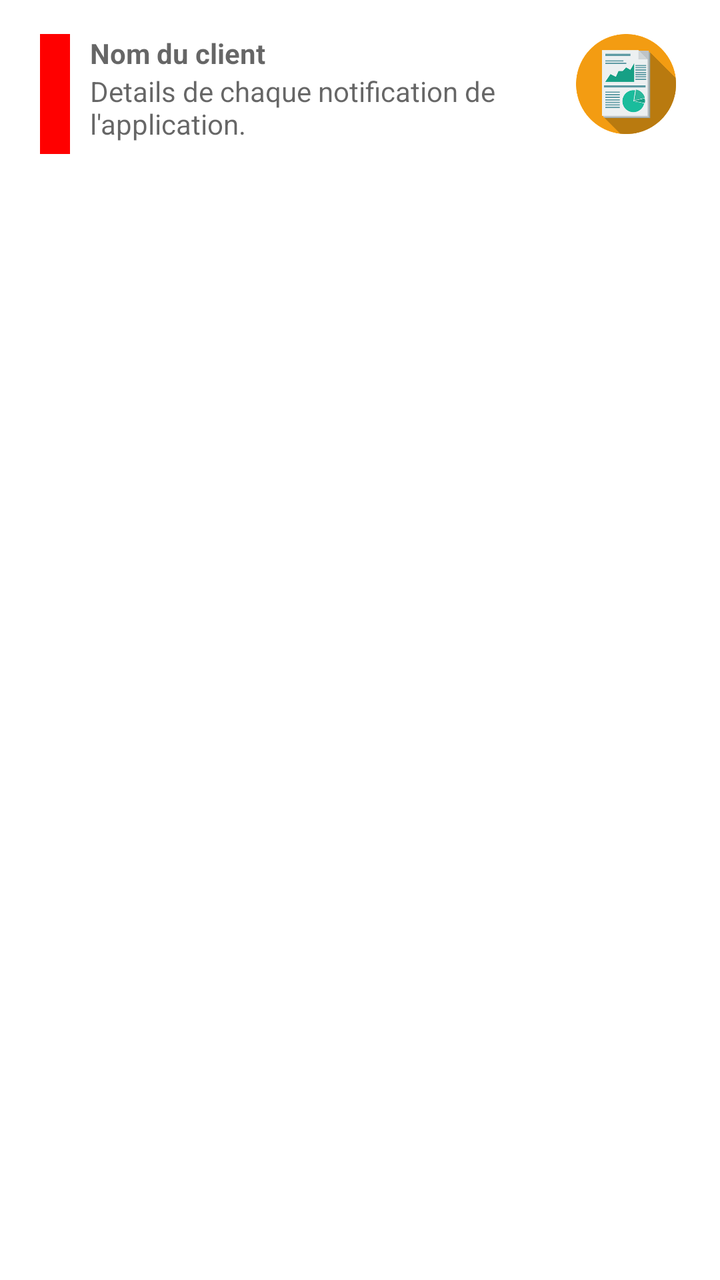
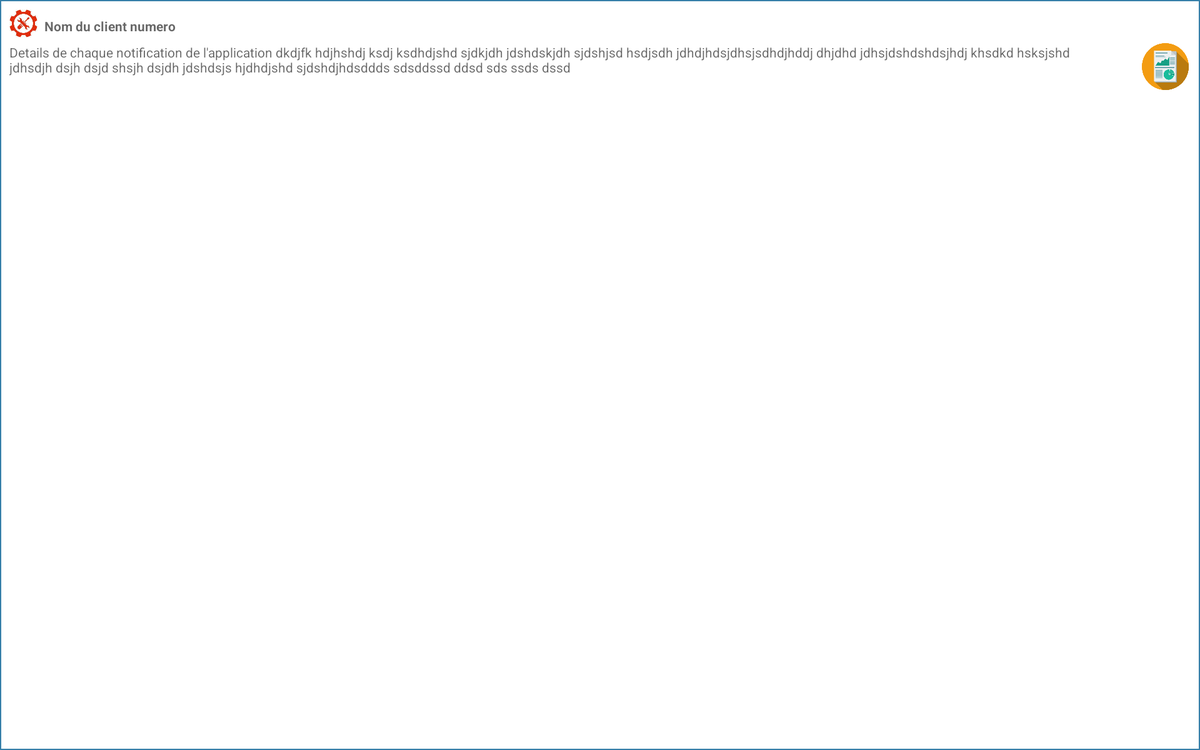

Compare how this app lays out the same screen by default and in its alternative resource folder. The renders come first, then the two layout files and the values they reference.
<!-- AndroidManifest.xml: application theme AppTheme -->
<!-- res/layout/liste_tache_layout.xml -->
<?xml version="1.0" encoding="utf-8"?>
<RelativeLayout xmlns:android="http://schemas.android.com/apk/res/android"
    android:layout_width="match_parent"
    android:layout_height="match_parent"
    android:orientation="vertical"
    android:paddingTop="10dp"
    android:paddingRight="20dp"
    android:paddingLeft="20dp"
    android:background="#FFF"
    android:paddingBottom="10dp"
    android:id="@+id/rLayout">

        <LinearLayout
            android:layout_width="match_parent"
            android:layout_height="wrap_content"
            android:orientation="horizontal"
            android:weightSum="10"
            android:paddingTop="7dp"
            android:id="@+id/global_l"
            android:baselineAligned="false">

            <RelativeLayout
                android:layout_width="0dp"
                android:layout_height="wrap_content"
                android:layout_weight="10">

                <View
                    android:layout_width="15dp"
                    android:layout_height="60dp"
                    android:id="@+id/view_priorite"
                    android:background="#F00"
                    android:layout_alignParentTop="true"
                    android:layout_alignParentStart="true" />

                <TextView
                    android:layout_width="wrap_content"
                    android:layout_height="wrap_content"
                    android:id="@+id/txtclient"
                    android:hint="Nom du client"
                    android:layout_marginStart="10dp"
                    android:textColor="@color/textColor"
                    android:layout_toEndOf="@+id/view_priorite"
                    android:textStyle="bold"/>

                <LinearLayout
                    android:orientation="horizontal"
                    android:layout_width="match_parent"
                    android:layout_height="wrap_content"
                    android:id="@+id/linearlayout"
                    android:layout_below="@+id/txtclient"
                    android:layout_alignStart="@+id/txtclient">

                    <TextView
                        android:id="@+id/txtDetails"
                        android:layout_width="match_parent"
                        android:layout_height="wrap_content"
                        android:layout_marginTop="0dp"
                        android:hint="Details de chaque notification de l'application."
                        android:maxLines="3"
                        android:textColor="@color/textColor"
                        android:layout_marginEnd="10dp"/>

                </LinearLayout>

            </RelativeLayout>

            <LinearLayout
                android:layout_width="wrap_content"
                android:layout_height="wrap_content"
                android:orientation="horizontal">

                <Button
                    android:layout_width="0dp"
                    android:layout_height="0dp"
                    android:id="@+id/btnMap"
                    android:layout_marginEnd="5dp"
                    android:background="@drawable/location_map"
                    android:layout_weight="0" />

                <Button
                    android:layout_width="50dp"
                    android:layout_height="50dp"
                    android:id="@+id/btnRapport"
                    android:layout_marginEnd="2dp"
                    android:background="@drawable/report_icon"
                    android:layout_weight="0" />
            </LinearLayout>
        </LinearLayout>

</RelativeLayout>
<!-- resources referenced by this layout -->
<resources>
  <color name="textColor">#444444</color>
  <!-- drawable report_icon: png bitmap (drawable, 22012 bytes) -->
  <style name="AppTheme" parent="Theme.AppCompat.Light.DarkActionBar">
          
          <item name="colorPrimary">@color/colorPrimary</item>
          <item name="colorPrimaryDark">@color/colorPrimaryDark</item>
          <item name="colorAccent">@color/colorAccent</item>
      </style>
  <color name="colorPrimary">#3C8DBC</color>
  <color name="colorPrimaryDark">#222D32</color>
  <color name="colorAccent">#FF4081</color>
</resources>
<!-- res/layout-xlarge/liste_tache_layout.xml (the repository's variant of the layout above) -->
<!-- drawn on a large tablet held sideways -->
<?xml version="1.0" encoding="utf-8"?>
<RelativeLayout xmlns:android="http://schemas.android.com/apk/res/android"
    android:layout_width="match_parent"
    android:layout_height="match_parent"
    android:orientation="vertical"
    android:paddingTop="10dp"
    android:paddingRight="10dp"
    android:paddingLeft="10dp"
    android:background="@drawable/list_panne_appareance"
    android:paddingBottom="10dp"
    android:id="@+id/rLayout">

        <ImageView
            android:layout_width="30dp"
            android:layout_height="30dp"
            android:id="@+id/avatar_tool"
            android:background="@drawable/tools"/>

        <TextView
            android:layout_width="wrap_content"
            android:layout_height="wrap_content"
            android:id="@+id/txtclient"
            android:hint="Nom du client numero"
            android:textColor="@color/textColor"
            android:layout_marginTop="8dp"
            android:layout_marginBottom="5dp"
            android:layout_marginLeft="7dp"
            android:layout_toEndOf="@+id/avatar_tool"
            android:textStyle="bold"/>

    <LinearLayout
        android:layout_width="wrap_content"
        android:layout_height="wrap_content"
        android:layout_below="@+id/txtclient"
        android:layout_marginTop="3dp">
        <TextView
            android:layout_width="wrap_content"
            android:layout_height="wrap_content"
            android:id="@+id/txtDetails"
            android:textColor="@color/textColor"
            android:maxLines="10"
            android:gravity="start|center"
            android:hint="Details de chaque notification de l'application dkdjfk hdjhshdj ksdj ksdhdjshd sjdkjdh jdshdskjdh sjdshjsd hsdjsdh jdhdjhdsjdhsjsdhdjhddj dhjdhd jdhsjdshdshdsjhdj khsdkd hsksjshd jdhsdjh dsjh dsjd shsjh dsjdh jdshdsjs hjdhdjshd sjdshdjhdsddds sdsddssd ddsd sds ssds dssd"
            android:layout_weight="3" />

        <LinearLayout
            android:orientation="horizontal"
            android:layout_width="wrap_content"
            android:layout_height="wrap_content"
            android:layout_weight="0">

            <Button
                android:layout_width="50dp"
                android:layout_height="50dp"
                android:id="@+id/btnMap"
                android:layout_marginEnd="5dp"
                android:background="@drawable/location_map"
                android:layout_weight="1" />

            <Button
                android:layout_width="50dp"
                android:layout_height="50dp"
                android:id="@+id/btnRapport"
                android:layout_marginEnd="2dp"
                android:background="@drawable/report_icon"
                android:layout_weight="1" />
        </LinearLayout>
    </LinearLayout>


</RelativeLayout>
<!-- resources referenced by the variant -->
<!-- as a large tablet held sideways resolves them -->
<resources>
  <color name="textColor">#444444</color>
  <!-- drawable list_panne_appareance (drawable) -->
  <?xml version="1.0" encoding="utf-8"?>
  <shape xmlns:android="http://schemas.android.com/apk/res/android"
      android:shape="rectangle">
  
      <solid android:color="#fff" />
      <stroke android:color="@color/btnBackgroundColor"
          android:width="1dp"
          android:dashGap="0dp"
          android:dashWidth="5dp" />
  </shape>
  <!-- drawable report_icon: png bitmap (drawable, 22012 bytes) -->
  <!-- drawable tools: jpg bitmap (drawable, 6883 bytes) -->
  <style name="AppTheme" parent="Theme.AppCompat.Light.DarkActionBar">
          
          <item name="colorPrimary">@color/colorPrimary</item>
          <item name="colorPrimaryDark">@color/colorPrimaryDark</item>
          <item name="colorAccent">@color/colorAccent</item>
      </style>
  <color name="btnBackgroundColor">#367fa9</color>
  <color name="colorPrimary">#3C8DBC</color>
  <color name="colorPrimaryDark">#222D32</color>
  <color name="colorAccent">#FF4081</color>
</resources>
